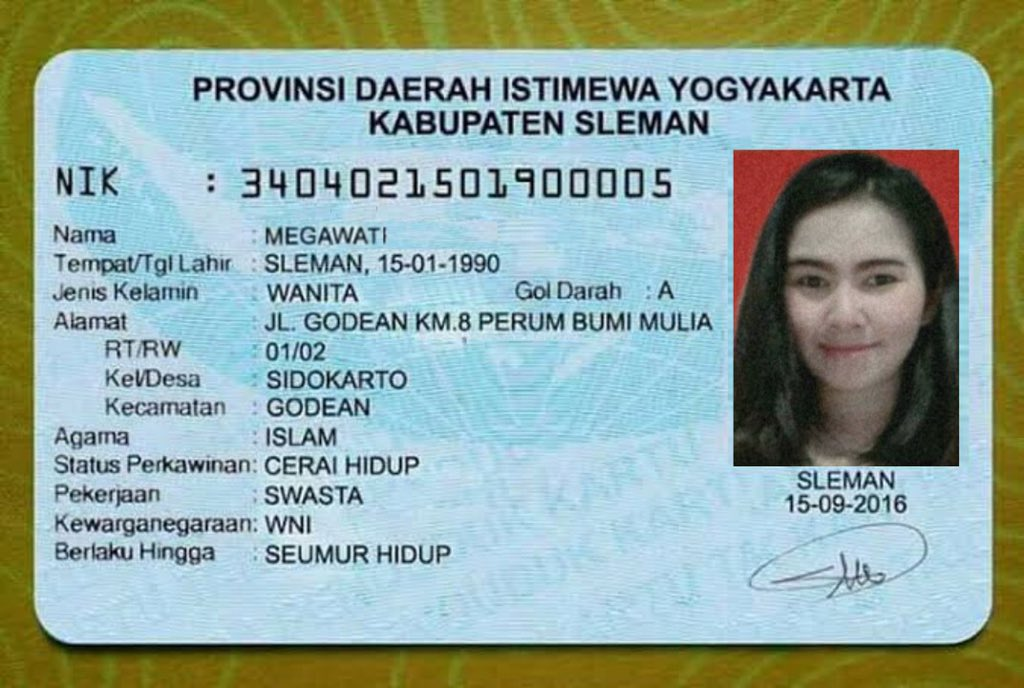
#> input picture OCR/images/ktp4.jpg, 1024 x 688 px
$ python main.py
#> lines starting #> are read from the running program, lines starting #| are printed output that depends on the picture; after the words box and inside, x2 and y2 are one past the last pixel; in counts of white or black regions, pixels touching at a corner belong together
import pytesseract
import cv2

pytesseract.pytesseract.tesseract_cmd = "C:\\Program Files\\Tesseract-OCR\\tesseract.exe"
# Read image with opencv
image = cv2.imread("images/ktp4.jpg")
#> image is the input picture: shape (688, 1024, 3); mean B, G, R 160.8, 167.6, 145.4

# Convert image to gray
color = cv2.cvtColor(image, cv2.COLOR_BGR2GRAY)
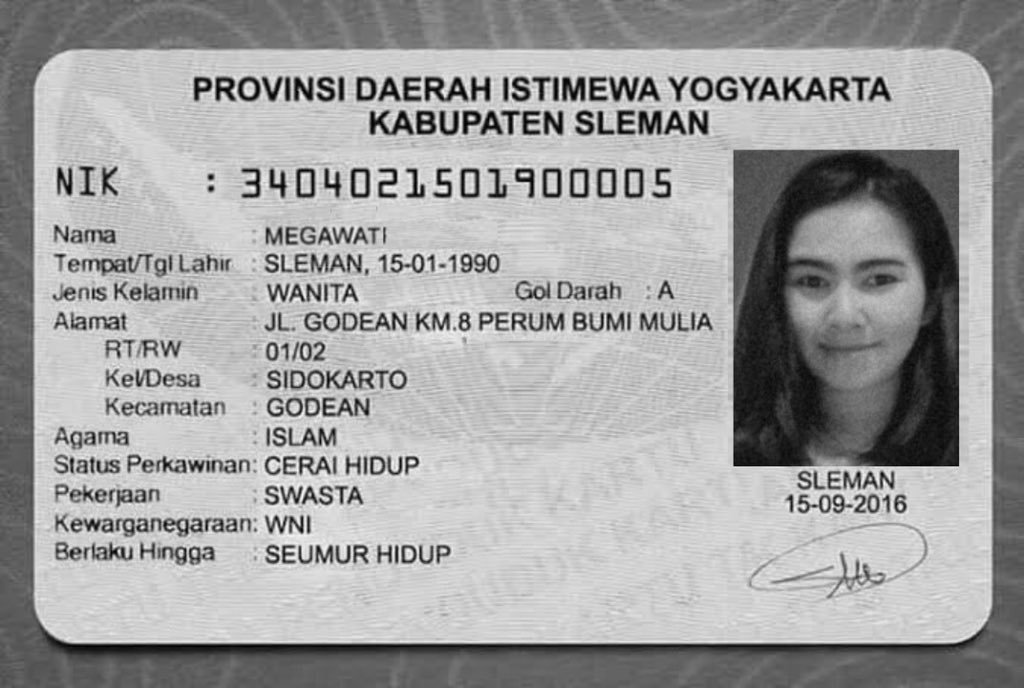
#> color: shape (688, 1024); min 1, max 251, mean 160.2

# [12 lines of commented-out code are left out]
blur = cv2.GaussianBlur(color,(1,1), 0)
change = cv2.threshold(blur, 0, 255, cv2.THRESH_BINARY_INV + cv2.THRESH_OTSU)[1]
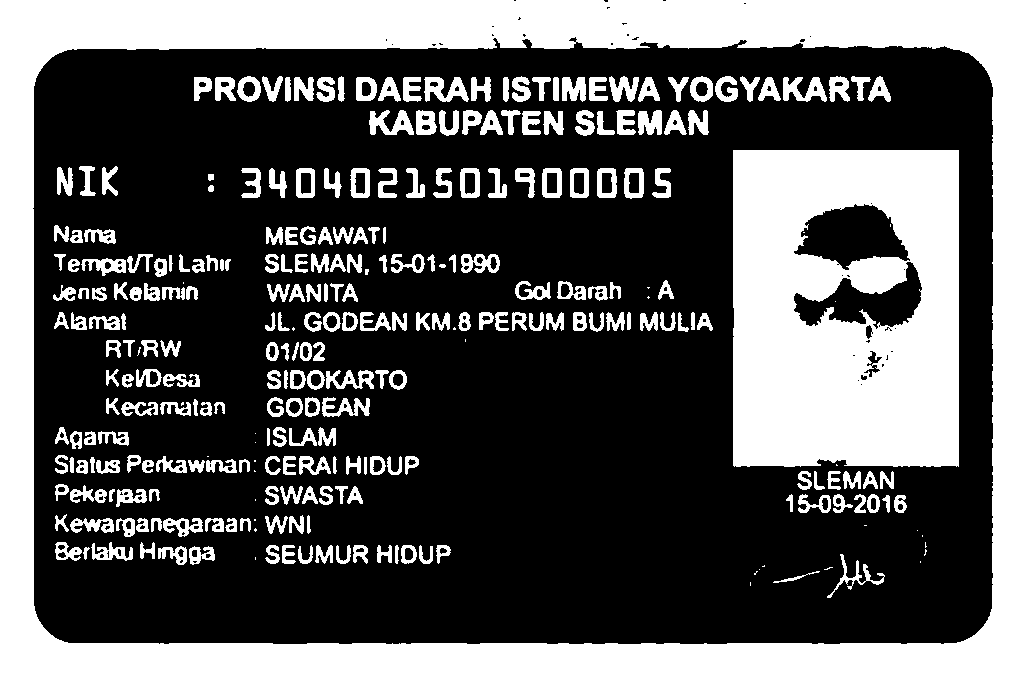
#> change: shape (688, 1024); 35.5% white; 294 white regions (32 under 20 px), largest, box (x1, y1, x2, y2) and area: (0, 0, 1024, 688) 135586, (733, 150, 959, 467) 62475, (424, 77, 469, 102) 657
kernel = cv2.getStructuringElement(cv2.MORPH_RECT, (3,3))


#Recognize text with tesseract for python
#> (the run stopped early here; a loop or call above may not have finished)

$ run again, with OCR/images/ktp1.JPG copied over OCR/images/ktp4.jpg
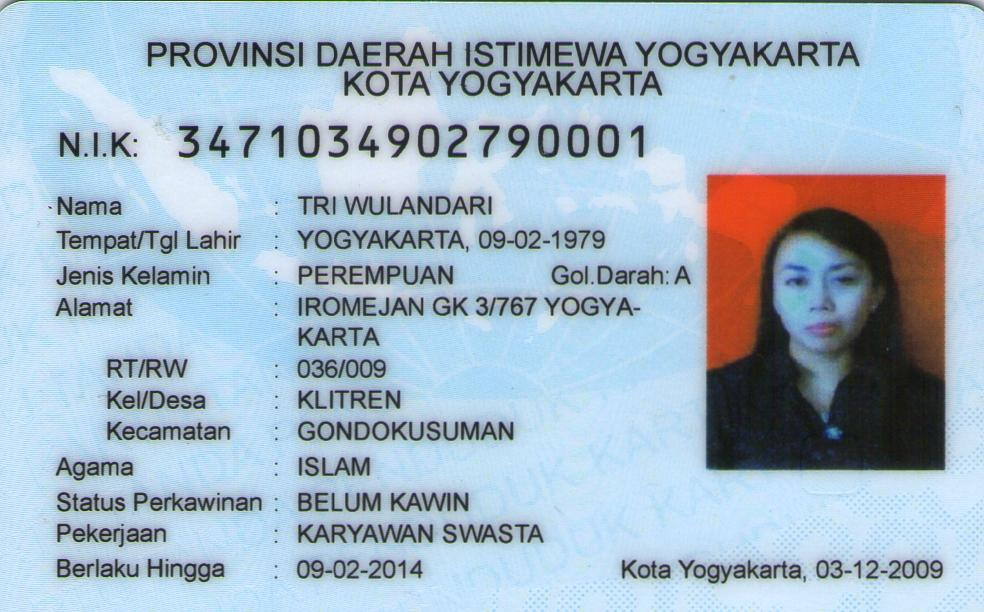
#> input picture OCR/images/ktp1.JPG, 984 x 612 px
#> image is the input picture: shape (612, 984, 3); mean B, G, R 199.5, 183.5, 163.5
#> `color = cv2.cvtColor(image, cv2.COLOR_BGR2GRAY)`:
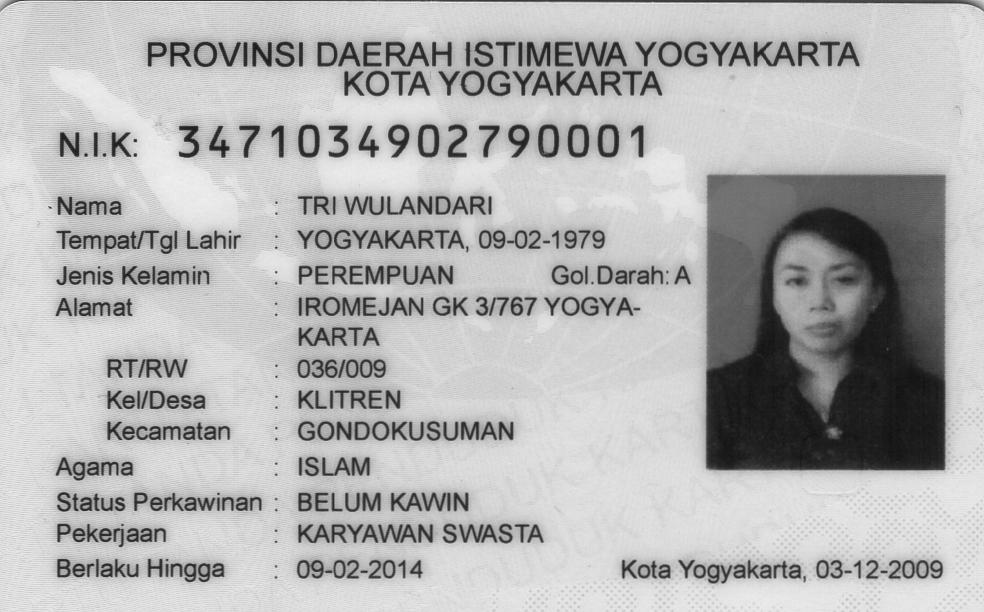
#> color: shape (612, 984); min 9, max 250, mean 179.3
#> `change = cv2.threshold(blur, 0, 255, cv2.THRESH_BINARY_INV + cv2.THRES..`:
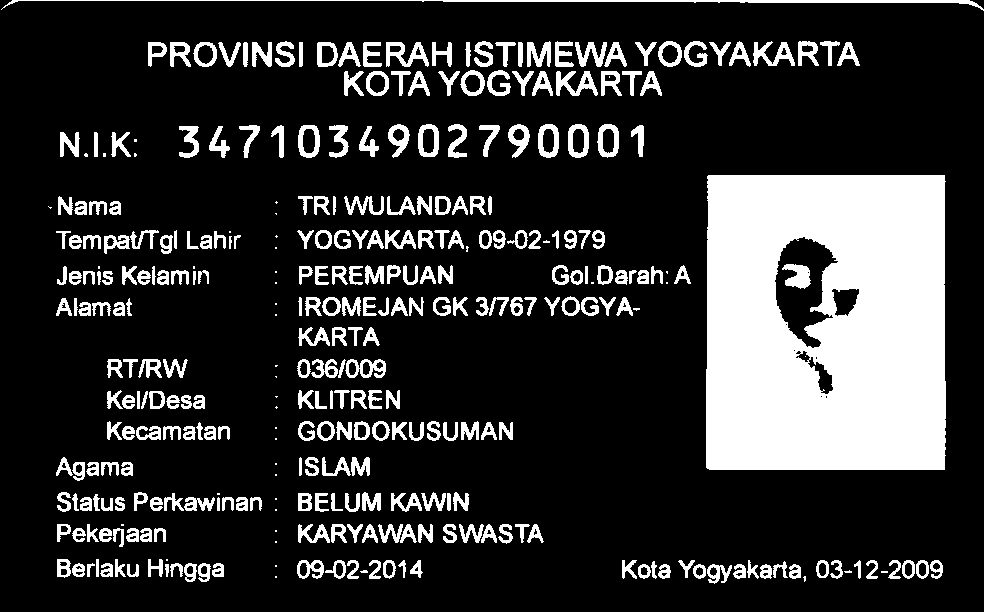
#> change: shape (612, 984); 19.5% white; 348 white regions (45 under 20 px), largest, box (x1, y1, x2, y2) and area: (706, 175, 946, 470) 65278, (1, 0, 984, 11) 1807, (386, 42, 429, 67) 524

$ run again, with OCR/images/ktp3.jpg copied over OCR/images/ktp4.jpg
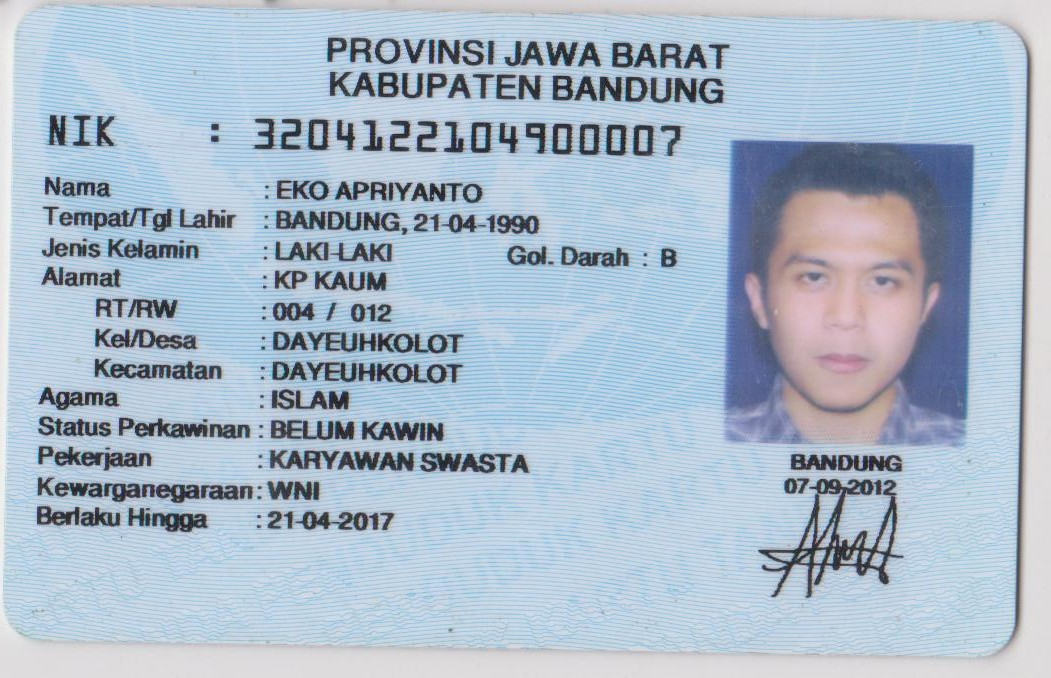
#> input picture OCR/images/ktp3.jpg, 1051 x 678 px
#> image is the input picture: shape (678, 1051, 3); mean B, G, R 203, 186.6, 170.6
#> `color = cv2.cvtColor(image, cv2.COLOR_BGR2GRAY)`:
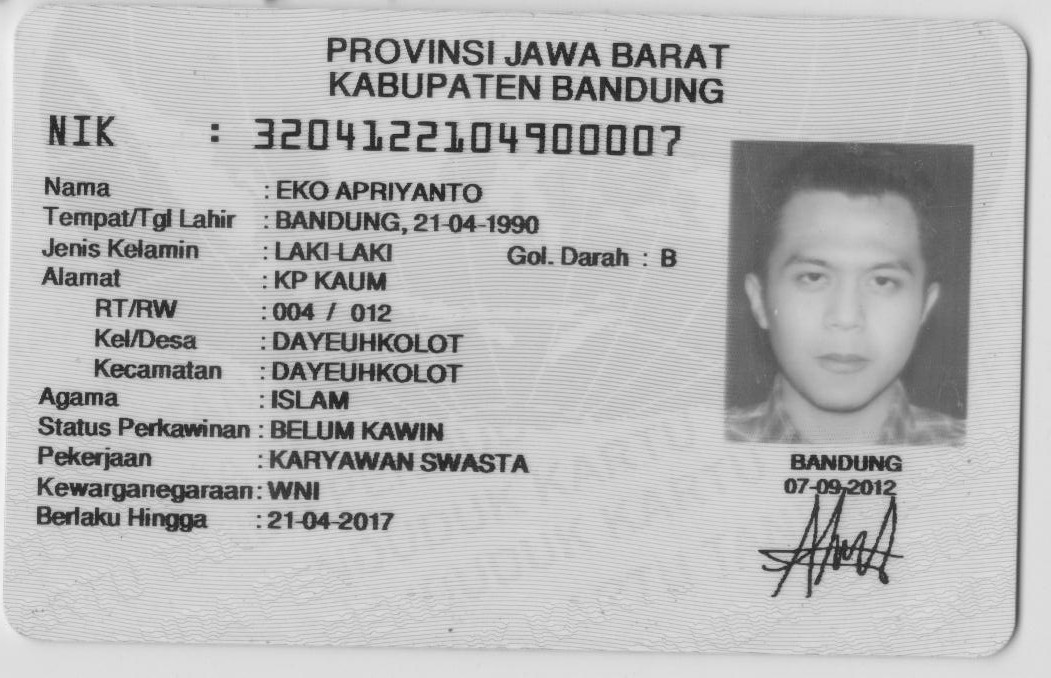
#> color: shape (678, 1051); min 15, max 247, mean 183.7
#> `change = cv2.threshold(blur, 0, 255, cv2.THRESH_BINARY_INV + cv2.THRES..`:
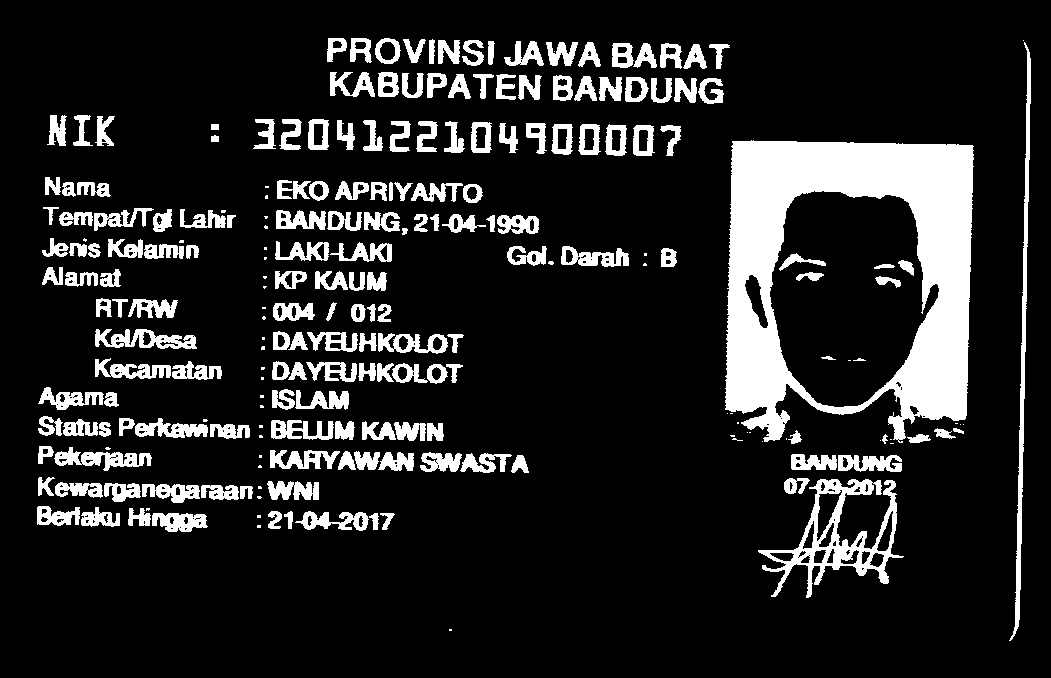
#> change: shape (678, 1051); 14.6% white; 232 white regions (53 under 20 px), largest, box (x1, y1, x2, y2) and area: (725, 140, 974, 443) 37875, (758, 479, 904, 598) 4597, (1009, 42, 1031, 641) 2525
